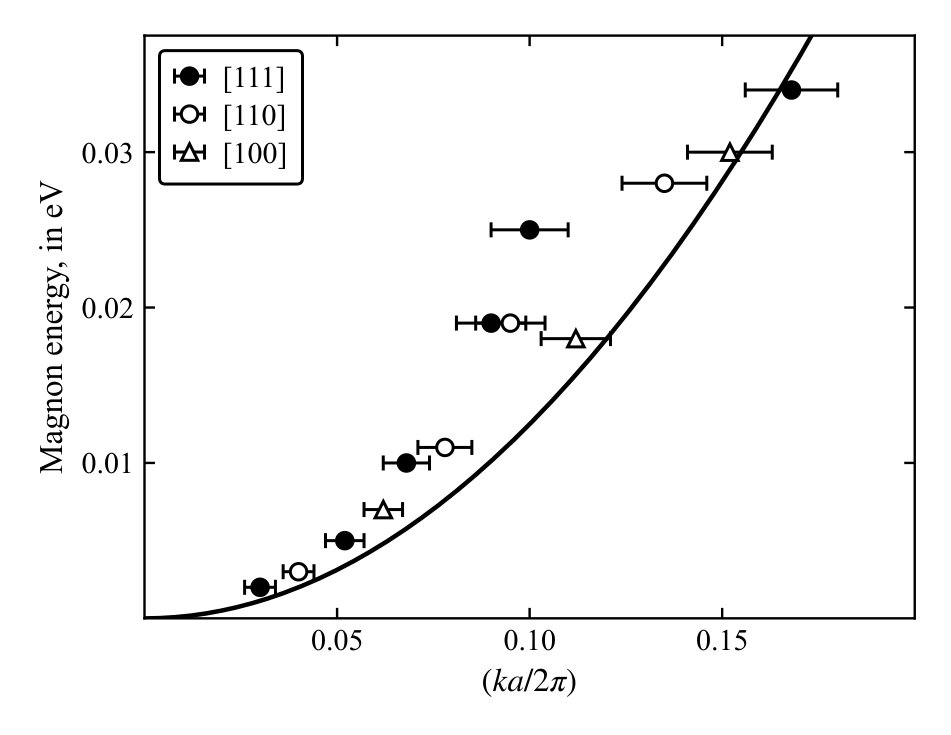

Source code (Python):
# -*- coding: utf-8 -*-
# 图 6.17 Co0.92Fe0.08 合金磁振子能谱（Sinclair & Brockhouse 1960），E=A(ka/2pi)^2 重建
import sys
sys.path.insert(0, r'E:\AI整理书籍\磁学\book\fig_src')
import numpy as np
from mplstyle import new_fig, save_fig

fig, ax = new_fig(4.4, 3.4)

x = np.linspace(0, 0.2, 400)
ax.plot(x, 1.25 * x**2, 'k-', lw=1.5, zorder=2)

# (x, E/eV, x-error bar); three branch symbols
d111 = [(0.030, 0.002, 0.004), (0.052, 0.005, 0.005), (0.068, 0.010, 0.006),
        (0.090, 0.019, 0.009), (0.100, 0.025, 0.010), (0.168, 0.034, 0.012)]
d110 = [(0.040, 0.003, 0.004), (0.078, 0.011, 0.007),
        (0.095, 0.019, 0.009), (0.135, 0.028, 0.011)]
d100 = [(0.062, 0.007, 0.005), (0.112, 0.018, 0.009), (0.152, 0.030, 0.011)]

for d, mk, mfc, lab in [(d111, 'o', 'k', '[111]'),
                        (d110, 'o', 'white', '[110]'),
                        (d100, '^', 'white', '[100]')]:
    d = np.array(d)
    ax.errorbar(d[:, 0], d[:, 1], xerr=d[:, 2], fmt=mk, mfc=mfc, mec='k',
                ms=5.5, elinewidth=1.0, capsize=2.5, capthick=1.0,
                color='k', ls='none', zorder=3, label=lab)

ax.legend(loc='upper left', frameon=True, framealpha=1, edgecolor='k',
          borderpad=0.5, labelspacing=0.35, handlelength=1.0, handletextpad=0.6)

ax.set_xlim(0, 0.2)
ax.set_ylim(0, 0.0375)
ax.set_xticks([0.05, 0.10, 0.15])
ax.set_xticklabels(['0.05', '0.10', '0.15'])
ax.set_yticks([0.01, 0.02, 0.03])
ax.set_xlabel(r'$(ka/2\pi)$')
ax.set_ylabel('Magnon energy, in eV')
fig.tight_layout()
save_fig(fig, 'ch6', 'fig6_17')
